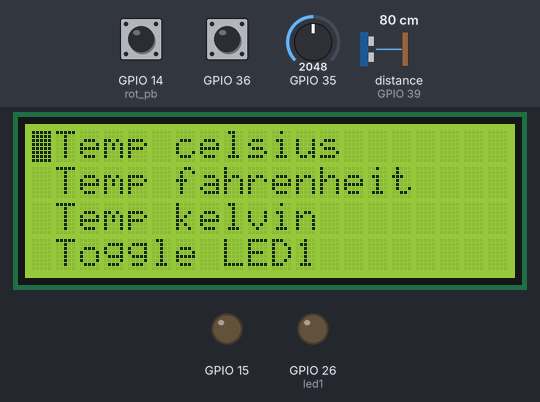
Simulated run of this program. Board: ESP32 board running MicroPython. Shown: 20×4 character LCD, output pins drawn as LEDs (lit = HIGH). The test bench sets the inputs (shaded band); at power-on: GPIO 14 (rot_pb) HIGH, GPIO 35 = 2048, GPIO 36 HIGH, distance to the obstacle (sensor on GPIO 39) 80 cm (analog values on the 0–4095 scale). The clock reads 2024-03-15 10:24:30 at power-on unless the program sets it; library files of the repository ran but are not shown: gpio_lcd.py, rotary_encoder.py, lcd_menu.py, hcsr04.py; pins used as bus, display or sensor lines are not drawn; what the program prints to the serial console is not drawn.

Above: at 1.3 s.
1.4 s: GPIO 14 (rot_pb) pulled LOW for 0.15 s
At 1.41 s:
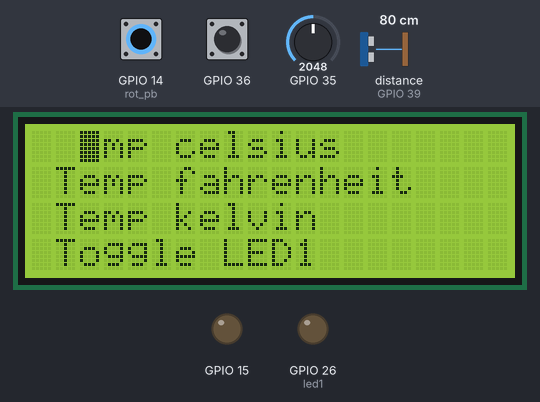
At 3.6 s:
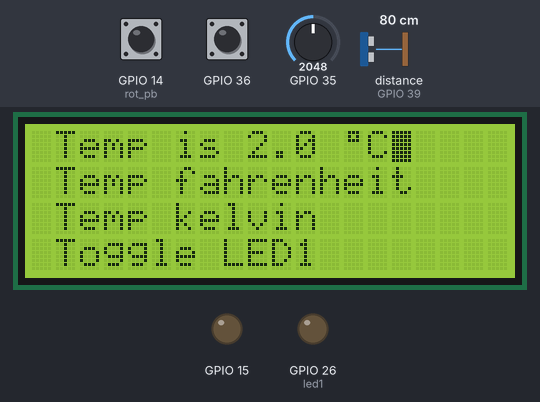
3.9 s: GPIO 14 (rot_pb) pulled LOW for 1 s
At 4.7 s:
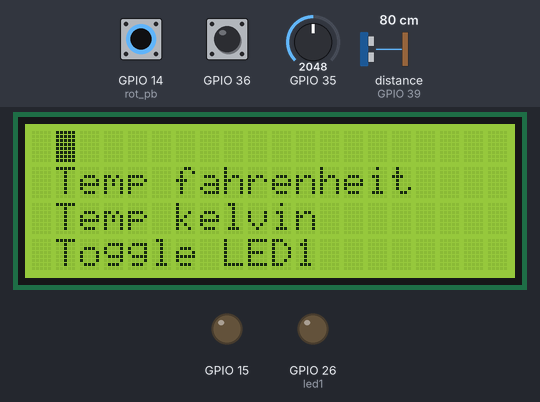
Timing chart, 0 to 6.9 s (numbered marks = the images above; inputs shaded):
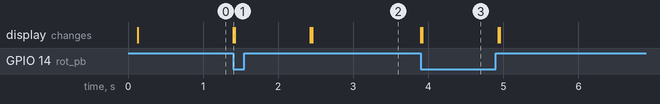

The program:

oevese4.py
```python
"""
4.1 - lav menu-item med calback funktion til at sætte ESP32 i deepsleep
    og sørg for at den kan vækkes efterfølgende ved et knaptryk (kræver at filen køres som main.py)

4.2 - lav menu-item med calback funktion til at vise distance på display

4.3 - lav en menu med callback der viser dato og tid fra RTC i
    DDMMYYYY format og tiden i HHMMSS format. Det skal også fremgå
    hvilken ugedag det er skrevet som “monday, tuesday…”

"""

from gpio_lcd import GpioLcd
from rotary_encoder import RotaryEncoder
from machine import Pin, deepsleep, RTC
from lcd_menu import LCDMenu
from lmt84 import LMT84
from time import sleep
import esp32
from hcsr04 import HCSR04

ultrasonic = HCSR04(15, 34)

wake_button = Pin(0, Pin.IN, Pin.PULL_UP)
esp32.wake_on_ext0(pin=wake_button, level=esp32.WAKEUP_ALL_LOW)

lmt84 = LMT84()

rot_pb = Pin(14, Pin.IN, Pin.PULL_UP)
rot = RotaryEncoder()

lcd = GpioLcd(rs_pin=Pin(27), enable_pin=Pin(25),
                  d4_pin=Pin(33), d5_pin=Pin(32),
                  d6_pin=Pin(21), d7_pin=Pin(22),
                  num_lines=4, num_columns=20)

menu = LCDMenu(lcd, rot, rot_pb)
led1 = Pin(26, Pin.OUT)

# https://maxpromer.github.io/LCD-Character-Creator/
lcd_custom_char_degrees = bytearray([0x0E, 0x0A,
                                     0x0E, 0x00,
                                     0x00, 0x00,
                                     0x00, 0x00])

rtc = RTC()
week_days = {"0":"monday", "1":"tuesday",
             "2":"wednesday", "3":"thursday",
             "4":"friday", "5":"saturday",
             "6":"sunday"}

year = rtc.datetime()[0]
month = rtc.datetime()[1]
day_of_the_month = rtc.datetime()[2]
day_of_the_week = rtc.datetime()[3]
hours = rtc.datetime()[4]
minutes = rtc.datetime()[5]
seconds = rtc.datetime()[6]

date_ddmmyy = f"{day_of_the_month}/{month}/{year}"
weekday_formatted = f"{week_days[str(day_of_the_week)]}"
time_hhmmss = f"{hours:02d}:{minutes:02d}:{seconds:02d}"
print(f"The date is {date_ddmmyy} and it's {weekday_formatted}", end="")

def lcd_temperature_celsius():
    """callback function to display temperature celsius on lcd"""
    lcd.move_to(1, menu.selected)  # moves to selected line
    lcd.putstr("                  ")  # delete selected line text by adding whitespaces
    lcd.move_to(1, menu.selected)
    lcd.putstr(f"Temp is {lmt84.celsius_temperature():.1f} ")
    lcd.custom_char(2, lcd_custom_char_degrees)
    lcd.putchar(chr(2))
    lcd.putstr("C")


def lcd_temperature_fahrenheit():
    """callback function to display temperature fahrenheit on lcd"""
    lcd.move_to(1, menu.selected)  # moves to selected line
    lcd.putstr("                  ")  # delete selected line text by adding whitespaces
    lcd.move_to(1, menu.selected)
    lcd.putstr(f"Temp is {lmt84.fahrenheit_temperature():.1f} ")
    lcd.custom_char(2, lcd_custom_char_degrees)
    lcd.putchar(chr(2))
    lcd.putstr("F")


def lcd_temperature_kelvin():
    """callback function to display temperature kelvin on lcd"""
    lcd.move_to(1, menu.selected)  # moves to selected line
    lcd.putstr("                  ")  # delete selected line text by adding whitespaces
    lcd.move_to(1, menu.selected)
    lcd.putstr(f"Temp is {lmt84.kelvin_temperature():.1f}K")


def lcd_toggle_led1():
    """callback to Toggle led1"""
    lcd.move_to(1, menu.selected)  # moves to selected line
    lcd.putstr("                  ")  # delete selected line text by adding whitespaces
    lcd.move_to(1, menu.selected)
    lcd.putstr("LED1 is toggled!")
    led1.value(not led1.value())


def activate_deepsleep(): #  oevelse 4.1
    """callback to activate deepsleep"""
    lcd.clear()
    lcd.putstr("Going to deepsleep")
    sleep(1)
    lcd.clear()
    deepsleep()

def lcd_distance(): #  oevelse 4.2
    """callback to show distance in CM on LCD"""
    lcd.move_to(1, menu.selected)  # moves to selected line
    lcd.putstr("                  ")  # delete selected line text by adding whitespaces
    lcd.move_to(1, menu.selected)
    lcd.putstr(f"Distance: {ultrasonic.distance_cm():.1f}CM")

def lcd_formatted_datetime(): #  oevelse 4.3
    """callback to formatted datetime with DDMMYYY HHMMSS and
    weekday in text LCD"""
    lcd.clear()
    lcd.putstr(f"The date is {date_ddmmyy}")
    lcd.move_to(0,1)
    lcd.putstr(f"It's {weekday_formatted}")
    lcd.move_to(0,2)
    lcd.putstr(f"The time is {time_hhmmss}")

menu.add_menu_item("Temp celsius", lcd_temperature_celsius)
menu.add_menu_item("Temp fahrenheit", lcd_temperature_fahrenheit)
menu.add_menu_item("Temp kelvin", lcd_temperature_kelvin)
menu.add_menu_item("Toggle LED1", lcd_toggle_led1)
menu.add_menu_item("deepsleep", activate_deepsleep) #  oevelse 4.1
menu.add_menu_item("Measure distance", lcd_distance) #  oevelse 4.2
menu.add_menu_item("Weekday & datetime", lcd_formatted_datetime) #  oevelse 4.3

menu.display_menu()
menu.run()
```

lmt84.py
```python
from machine import Pin, ADC
from time import sleep, ticks_ms

class LMT84:
    """
    LMT84 class to return temperature, celsius, fahrenheit and kelvin
    """
    def __init__(self, pin_number=35, attenuation=2, alpha = -4.8, beta = 1034, average = 128):
        self.adc = ADC(Pin(pin_number))
        self.adc.atten(attenuation)
        self.alpha = alpha
        self.beta = beta
        self.average = average
        self.ADC_mV = 2048.0 / 4095.0

    def millivolts(self):
        return self.adc_average() * self.ADC_mV

    def adc_average(self):
        ADC_value = 0
        if self.average > 1:
            for i in range(self.average):
                ADC_value += self.adc.read()
                sleep(1 / self.average)
            ADC_value = ADC_value / self.average
        else:
            ADC_value = self.adc.read()
            sleep(1)
        return ADC_value

    def celsius_temperature(self):
        return (self.millivolts() - self.beta) / self.alpha

    def fahrenheit_temperature(self):
        return (self.celsius_temperature() * 1.8) + 32

    def kelvin_temperature(self):
        return self.celsius_temperature() + 273.15
```

Measured:
- after the input at 1.4 s, the display: changes at once (image 1)
- after the input at 3.9 s, the display: first changes at once (image 3 shows a later state)
